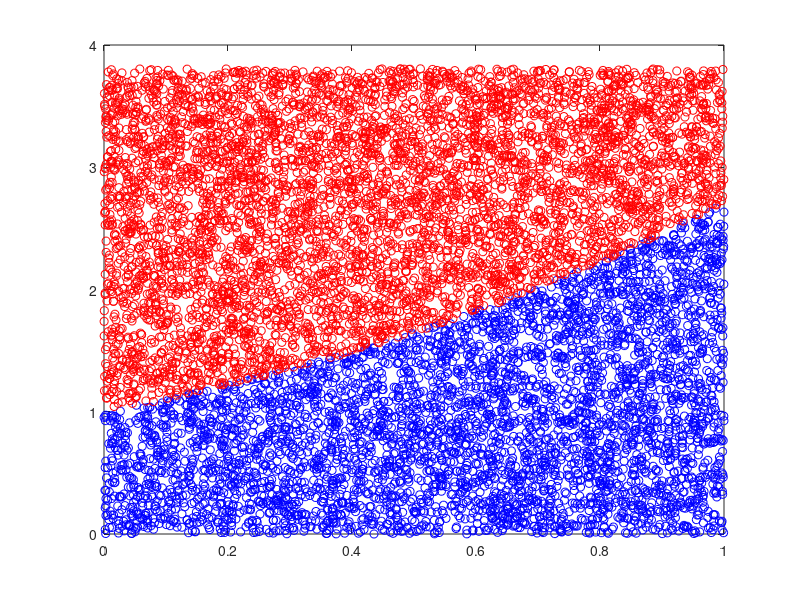

MATLAB code for this plot:
close all; clc; clear;

f = @(x) exp(x);


N = 10000;
a = 0;
b = 1;
x1=linspace(a,b);
M=1.4*max(f(x1));

for i = 1:N

    x_val = rand(1)*(b-a)+a;
    y_val = rand(1)*M;


    fx=f(x_val);
    if y_val<fx
        under(i,1) = x_val;
        under(i,2) = y_val;
    else 
        above(i,1) = x_val;
        above(i,2) = y_val;
    end
end

under2(:,1) = nonzeros(under(:,1));
under2(:,2) = nonzeros(under(:,2));
above2(:,1) = nonzeros(above(:,1));
above2(:,2) = nonzeros(above(:,2));

plot(under2(:,1), under2(:,2), 'bo');
hold on;
plot(above2(:,1), above2(:,2), 'ro');
length(under2),

cd=length(under2)/N*(M*(b-a)),
ct=integral(f,a,b),

b=abs(((cd-ct)/ct))*100,
